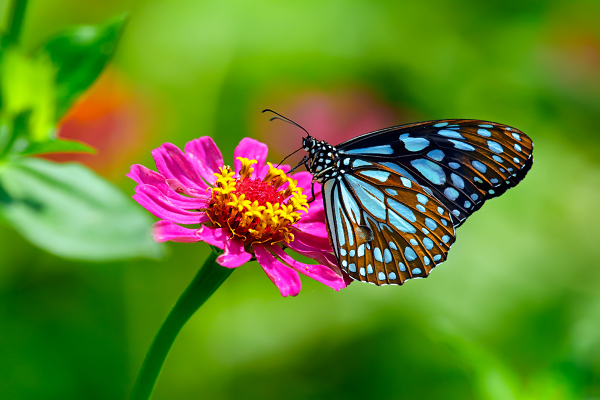
#> input picture boyutlandırma/foto.jpg, 600 x 400 px
$ python 'boyutlandırma2.py'
#> lines starting #> are read from the running program, lines starting #| are printed output that depends on the picture
import cv2
#fotoyu içe aktarma
img = cv2.imread("foto.jpg", 0) #0 siyah beyaz yapıyor
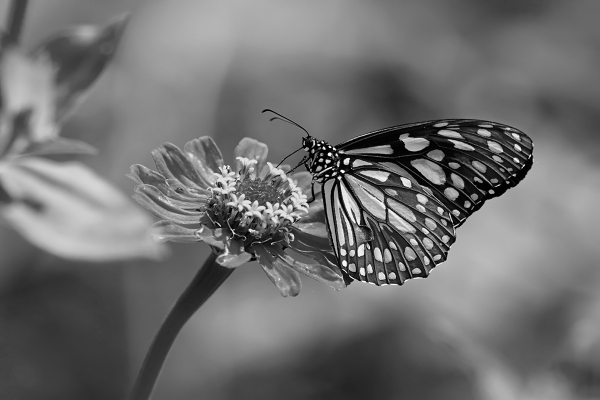
#> img: shape (400, 600); min 0, max 254, mean 111.9
print("Resim Boyutu: ", img.shape)
#| Resim Boyutu:  (400, 600)
cv2.imshow("orijinal", img)

cv2.waitKey(0)
cv2.destroyAllWindows()

#resized
imgResized = cv2.resize(img, (800,800))
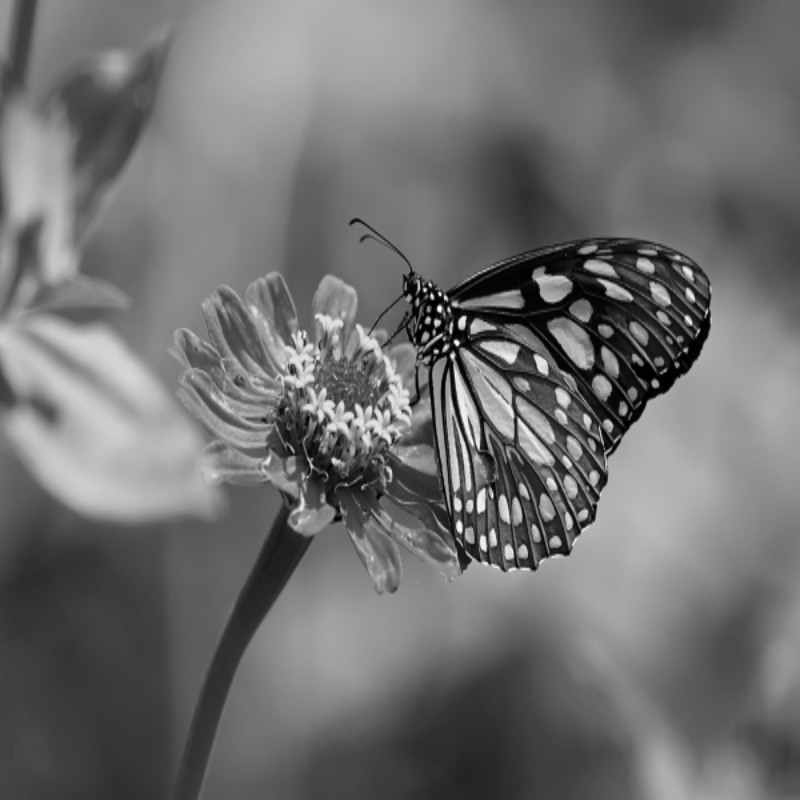
#> imgResized: shape (800, 800); min 0, max 254, mean 111.8
print("Resized Img Shape: ", imgResized.shape)
#| Resized Img Shape:  (800, 800)
cv2.imshow("Img Resized", imgResized)

#kırpma
imgCropped = img[:200,300] #width height -> height width
#> imgCropped = 200 values, max 225 at index 192, min 11 at index 162, mean 131.8
cv2.imshow("Kirpik Resim", imgCropped)
